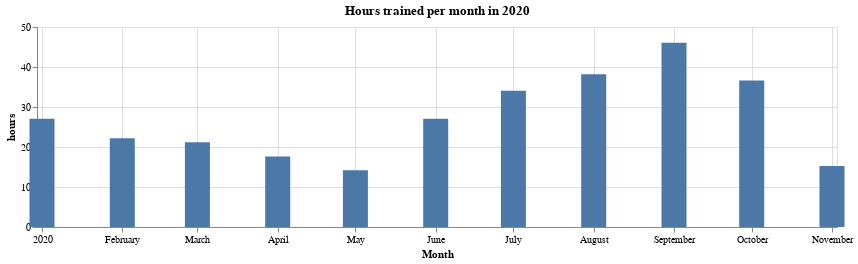

This figure's notebook cell:
### Code cell
activity_month = df.groupby(['month_year'])['hours'].sum().reset_index(name='hours')

alt.Chart(activity_month).mark_bar(size=25).encode(
    x=alt.X('month_year:T', axis=alt.Axis(title='Month')),
    y='hours:Q'
).properties(
    width=800,
    height=200,
    title='Hours trained per month in 2020'
)

### Figure 1 — Vega-Lite specification as saved in the notebook (floating-point values rounded to 4 significant figures)
{"config": {"view": {"continuousWidth": 400, "continuousHeight": 300}}, "data": {"name": "data-da73b6d576ed58ee86bbd604ce37a2bd"}, "mark": {"type": "bar", "size": 25}, "encoding": {"x": {"type": "temporal", "axis": {"title": "Month"}, "field": "month_year"}, "y": {"type": "quantitative", "field": "hours"}}, "height": 200, "title": "Hours trained per month in 2020", "width": 800, "$schema": "https://vega.github.io/schema/vega-lite/v4.8.1.json", "datasets": {"data-da73b6d576ed58ee86bbd604ce37a2bd": [{"month_year": "2020-01", "hours": 27.04}, {"month_year": "2020-02", "hours": 22.21}, {"month_year": "2020-03", "hours": 21.19}, {"month_year": "2020-04", "hours": 17.62}, {"month_year": "2020-05", "hours": 14.17}, {"month_year": "2020-06", "hours": 27.04}, {"month_year": "2020-07", "hours": 34.04}, {"month_year": "2020-08", "hours": 38.16}, {"month_year": "2020-09", "hours": 46.04}, {"month_year": "2020-10", "hours": 36.64}, {"month_year": "2020-11", "hours": 15.28}]}}
